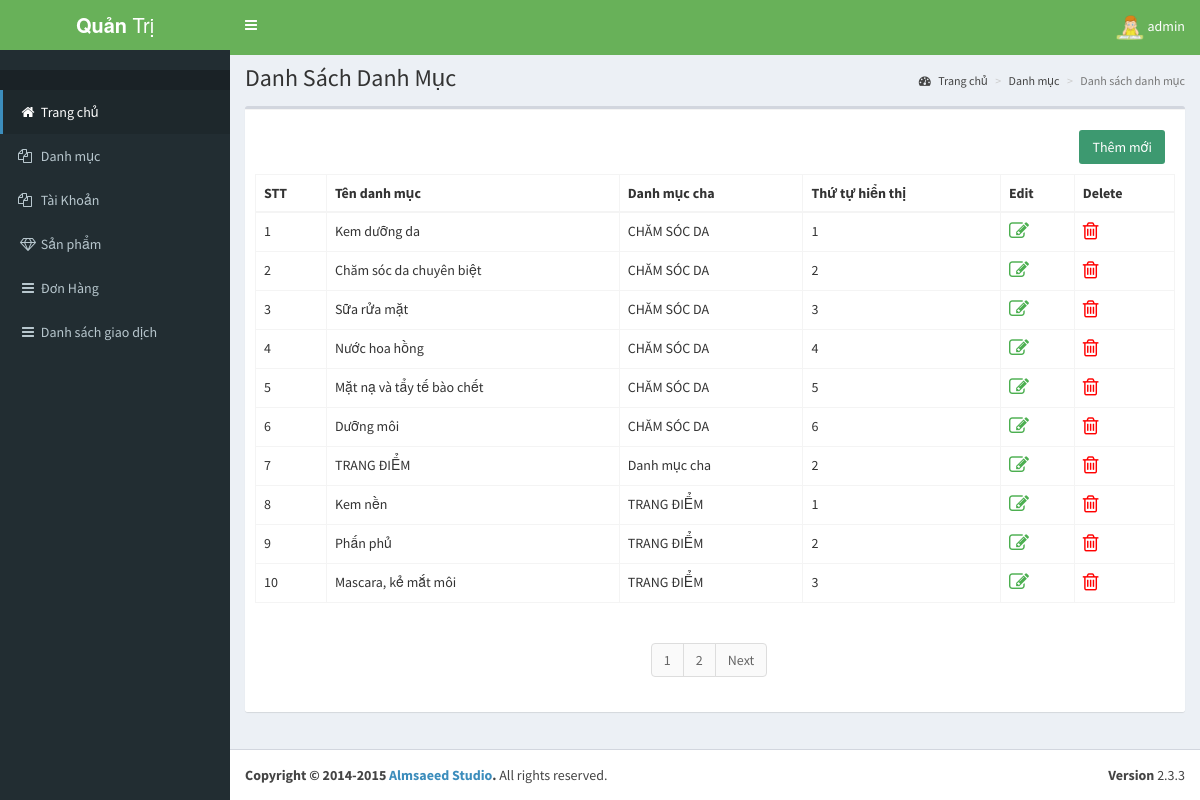
The page /admin/danh-muc/index.php (signed in) on the database its author committed.
### tables this page shows
CREATE TABLE `category` (
  `id` int(11) NOT NULL,
  `parent_id` tinyint(4) DEFAULT NULL,
  `name` varchar(255) DEFAULT NULL,
  `sort_order` tinyint(4) DEFAULT NULL,
  `created_at` timestamp NOT NULL DEFAULT CURRENT_TIMESTAMP
);

### libraries/My_Model.php (called while the page is built, shortened)
<?php
    class My_Model
    {
        public $conn;
        public function __construct()
        {
            $this->conn = mysqli_connect("localhost","root","","shopmipham_db") or die ();
            mysqli_set_charset($this->conn,"utf8");
        }
        public function countTable($table)
        {
            $sql = "SELECT id FROM  {$table}";
            $result = mysqli_query($this->conn, $sql) or die("Lỗi Truy Vấn countTable----" .mysqli_error($this->conn));
            $num = mysqli_num_rows($result);
            return $num;
        }
        public function fetchwhere ($table ,$where)
        {
            $sql = "SELECT * FROM {$table} WHERE ";
            $sql .= $where;
            $result = mysqli_query($this->conn, $sql) or die("Lỗi Truy Vấn fetch" .mysqli_error($this->conn));
            $data = [];
            if( $result)
            {
                while ($num = mysqli_fetch_assoc($result))
                {
                    $data[] = $num;
                }
            }
            return $data;
        }
        public function fetchAllpagina($table ,$start, $pagi)
        {
            $sql = "SELECT * FROM {$table} ";
            $sql .= "  WHERE 1 ORDER BY created_at DESC LIMIT {$start} , {$pagi}";
            $result = mysqli_query($this->conn,$sql) or die("Lỗi Truy Vấn fetchAll " .mysqli_error($this->conn));
            $data = [];
            if( $result)
            {
                while ($num = mysqli_fetch_assoc($result))
                {
                    $data[] = $num;
                }
            }
            return $data;
        }
    }
 ?>

### admin/danh-muc/danh-sach.php (the view, shortened to what this page needs)
 <?php
class showData
{
    public $db;
    public  function __construct()
    {
      $this->db = new My_Model();
    }
    public function show_list($start,$display)
    {
      $data = $this->db ->fetchAllpagina('category' , $start,$display);
      return $data;
    }
    public function countid()
    {
       $data = $this->db->countTable('category');
       return $data;
    }
    public function show_parent($table,$where)
    {
        $data = $this->db->fetchwhere($table,$where);
        return $data;
    }
}
  $show_list_cate = new showData();
  $display = 10;
  $start = (isset($_GET['s']) && filter_var($_GET['s'],FILTER_VALIDATE_INT,array('min_range'=>1)))?$_GET['s']:0;
  $record = $show_list_cate ->countid();
  $data =$show_list_cate ->show_list($start,$display);
?>
 <div class="content-wrapper">
    <section class="content-header">
        <h1>
            Danh Sách Danh Mục
        </h1>
        <ol class="breadcrumb">
            <li><a href="../trang-chu/"><i class="fa fa-dashboard"></i> Trang chủ</a></li>
            <li><a href="#">Danh mục</a></li>
            <li class="active">Danh sách danh mục</li>
        </ol>
    </section>
    <section class="content">
        <div class="box">
            <div class="box-footer">
                <div id="example2_wrapper" class="dataTables_wrapper form-inline dt-bootstrap">
                    <div class="row">
                       <div class="col-md-12">
                            <a href="index.php?action=add"><button type="button" class="btn bg-olive margin btn-right">Thêm mới</button></a>
                       </div>
                    </div>
                    <div class="row">
                        <div class="col-sm-12">
                            <table id="example2" class="table table-bordered table-hover dataTable" role="grid" aria-describedby="example2_info">
                                <thead>
                                    <tr role="row">
                                        <th class="sorting_asc" tabindex="0"  rowspan="1" colspan="1"  >STT</th>
                                        <th class="sorting" tabindex="0"  rowspan="1" colspan="1">Tên danh mục</th>
                                        <th class="sorting_asc" tabindex="0"  rowspan="1" colspan="1">Danh mục cha</th>
                                        <th class="sorting_asc" tabindex="0"  rowspan="1" colspan="1">Thứ tự hiển thị</th>
                                        <th class="sorting" tabindex="0"  rowspan="1" colspan="1">Edit</th>
                                        <th class="sorting" tabindex="0"  rowspan="1" colspan="1">Delete</th>
                                    </tr>
                                </thead>
                                <tbody>
                                    <?php $stt = 0; ?>
                                    <?php foreach ($data as $key => $value):?>
                                        <tr role="row" class="odd">
                                            <td class="sorting_1"><?php echo $stt = $stt +1; ?></td>
                                            <td><?php echo $value['name']  ?></td>
                                            <td>
                                            <?php
                                                $where = 'id = '.$value["parent_id"];
                                                $parent_name = $show_list_cate-> show_parent('category',$where);
                                                if (!empty($parent_name)) {
                                                    foreach ($parent_name as $key => $values) {
                                                        echo $values['name'];
                                                    }
                                                } else {
                                                    echo "Danh mục cha";
                                                }
                                            ?>
                                            </td>
                                            <td><?php echo $value['sort_order']  ?></td>
                                            <td>
                                                <a href="index.php?action=edit&id=<?php echo $value['id'] ?>">
                                                  <i class="fa fa-edit style-edit" >
                                                  </i>
                                                </a>
                                            </td>
                                            <td><a href="../../controller/admin/danh-muc.php?action=delete&id=<?php echo $value['id'] ?>" ><i class="fa fa-trash-o style-delete" onclick="confirmDelete('Bạn chắc chắn muốn xóa danh mục')"></a></td>
                                        </tr>
                                    <?php endforeach ?>
                                </tbody>
                            </table>
                        </div>
                    </div>
                    <div class="row">
                        <div class="col-sm-5">
                        </div>
                        <div class="col-sm-7">
                            <div class="dataTables_paginate paging_simple_numbers" id="example2_paginate">
                                <?php
                                    $table ='category';
                                    $link = 'index.php';
                                    echo pagination($display,$table,$link,$record);
                                ?>
                            </div>
                        </div>
                    </div>
                </div>
            </div>
        </div>
    </section>
</div>

### public/style/css/styles.css (style rules this page uses)
.btn-right { float: right; }
.style-edit { font-size: 20px; color: #4caf50; }
.style-delete { font-size: 20px; color: red; }

### rows shown on the page
category: name "Kem dưỡng da", sort_order "1"
category: name "CHĂM SÓC DA"
category: stt "2", name "Chăm sóc da chuyên biệt", sort_order "2"
category: stt "3", name "Sữa rửa mặt", sort_order "3"
category: stt "4", name "Nước hoa hồng", sort_order "4"
category: stt "5", name "Mặt nạ và tẩy tế bào chết", sort_order "5"
category: stt "6", name "Dưỡng môi", sort_order "6"
category: stt "7", name "TRANG ĐIỂM", shows "Danh mục cha", sort_order "2"
category: stt "8", name "Kem nền", sort_order "1"
category: stt "9", name "Phấn phủ", sort_order "2"
category: stt "10", name "Mascara, kẻ mắt môi", sort_order "3"

### other values the page prints
$_SESSION['name'] "admin"
